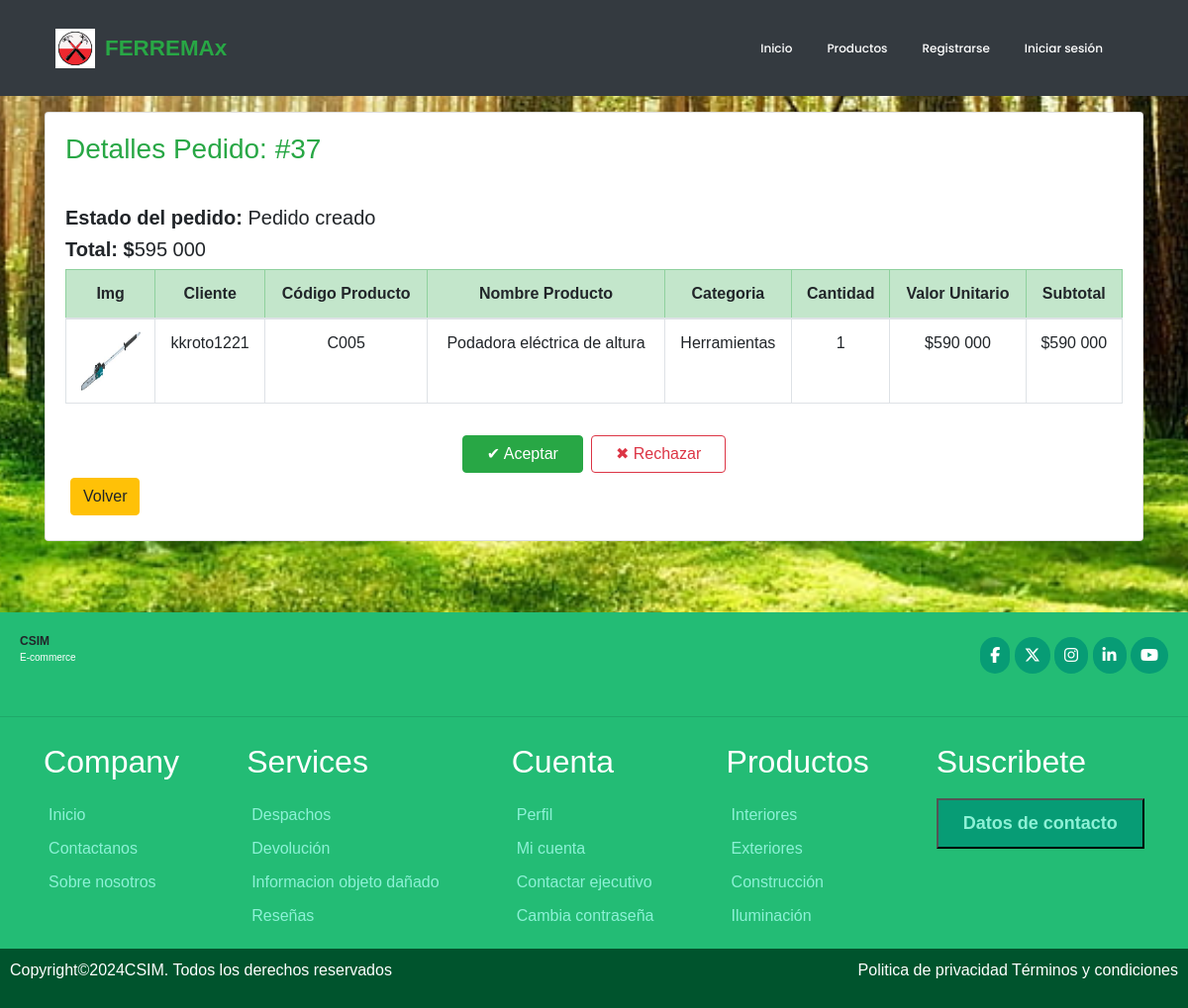
The app's page /vendedorDetalle/37, older data.
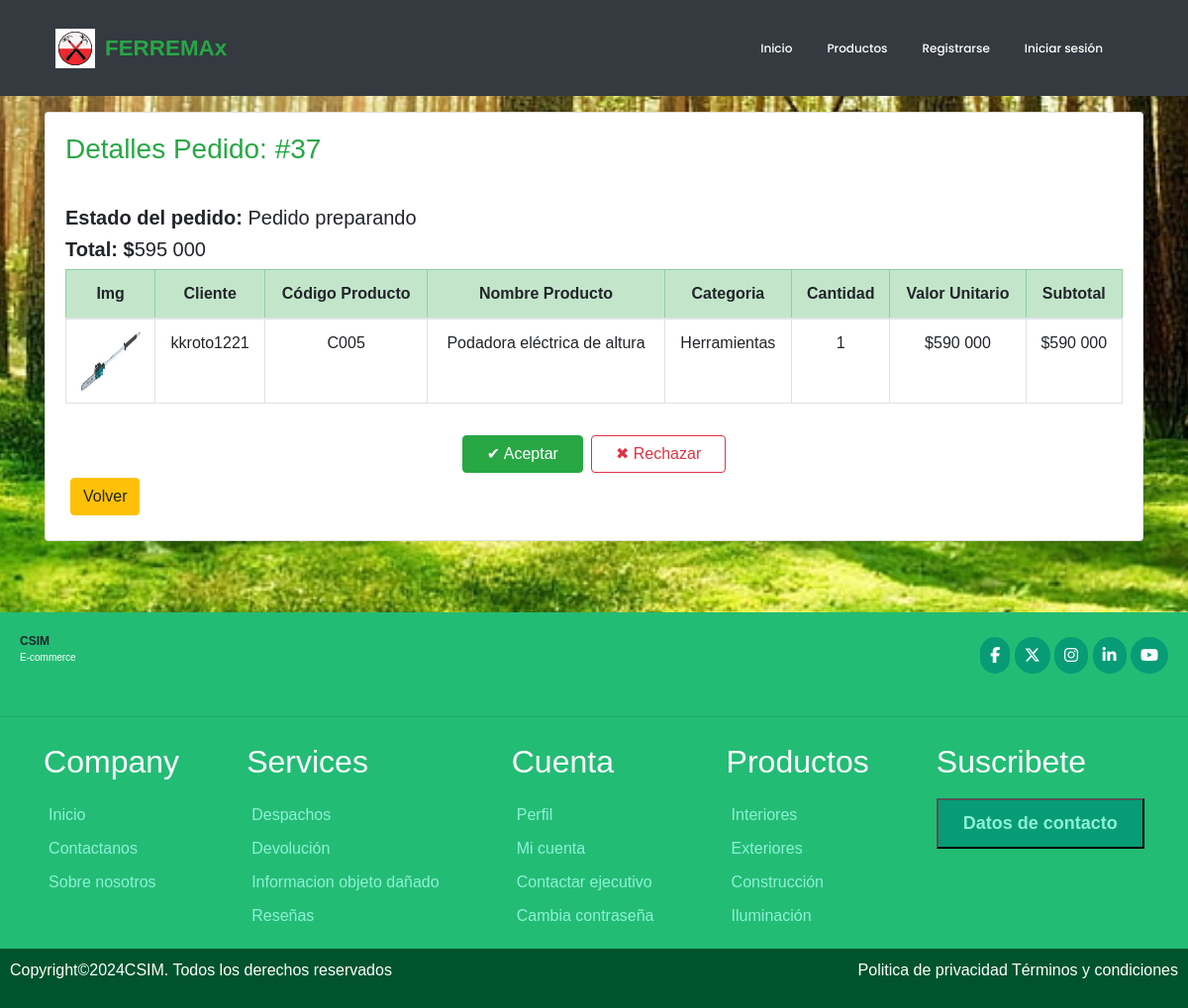
The same page, newer data.
### ferreteria/models.py (models this page shows, shortened)
class DetallePedido(models.Model):
    id_pedido = models.ForeignKey('Pedido',on_delete=models.CASCADE,blank=True)
    id_detalle_pedido= models.AutoField(primary_key=True)
    id_producto = models.ForeignKey('Producto', on_delete=models.CASCADE)
    cantidad = models.IntegerField()
    subtotal = models.BigIntegerField()

class Pedido(models.Model):
    id_pedido = models.AutoField(primary_key=True)
    user = models.ForeignKey(User, on_delete=models.CASCADE, default=1)
    fecha_compra = models.DateTimeField(auto_now_add=True)
    ESTADOS_PEDIDO = [
        ('creado', 'Creado'),
        ('pendiente', 'Pendiente'),
        ('pagado', 'Pagado'),
        ('rechazado','Pago Rechazado'),
        ('preparando', 'Preparando orden'),
        ('despachado', 'Despachado'),
        ('entregado', 'Entregado'),
    ]
    estado = models.CharField(max_length=20, choices = ESTADOS_PEDIDO, default='creado')
    OPCIONES_ENVIO = [
        ('retiro', 'Retiro en tienda ($0)'),
        ('domicilio', 'Despacho a domicilio ($5.000)'),
    ]
    tipo_envio = models.CharField(max_length=20, choices=OPCIONES_ENVIO,default='retiro')
    TIPO_PAGO = [
        ('transferencia', 'Transferencia'),
        ('tarjeta', 'Tarjeta'),
    ]
    tipo_pago = models.CharField(max_length=20,choices=TIPO_PAGO,default='transferencia')
    total = models.BigIntegerField()
    def __str__(self):
        return str(self.id_pedido)

class Producto(models.Model):
    idProducto = models.CharField(primary_key=True, max_length=5, verbose_name='Id Producto')
    nombre = models.CharField(max_length=50, verbose_name='Nombre del producto')
    descripcion = models.CharField(max_length=400,verbose_name='Descripcion de producto')
    precio = models.IntegerField(null=True, verbose_name='Ingrese precio producto')
    imagen= models.ImageField(upload_to="imagenes", null=True, verbose_name='Imagen')
    stock = models.IntegerField(verbose_name='stock',default=0)
    categoria= models.ForeignKey('Categoria', on_delete=models.CASCADE, verbose_name='Categoria')

class Categoria(models.Model):
    idCategoria = models.IntegerField(primary_key=True, verbose_name='Id Categoria')
    nombreCategoria= models.CharField(max_length=40, verbose_name='Nombre Categoria')
    def __str__(self):
        return self.nombreCategoria

### ferreteria/views.py (the view)
# urls.py: path('vendedorDetalle/<id>', views.detalle_pedidosVendedor, name="vendedorDetalle"),
def detalle_pedidosVendedor(request,id):
    detalles = DetallePedido.objects.filter(id_pedido=id)
    return render (request, 'vendedorDetalles.html', {'detalles':detalles})

### ferreteria/context_processor.py (called while the page is built, shortened)
def total_carrito(request):
    total = 0
    return {'total_carrito':int(total)}

### ferreteria/templates/vendedorDetalles.html (shortened to what this page needs)
{% extends 'base.html' %}
{% load static %}
{% block css %}
<link rel="stylesheet" href="{% static 'css/estilo.css' %}">
{% endblock %}
{% block contenido %}
{% load humanize %}
<div class="container my-3">
    <div class="card">
        <div class="card-body">
            <h3 class="text-success mb-3"> Detalles Pedido: #{{detalles.0.id_pedido}} </h3><br>
            <h5> <strong>Estado del pedido:</strong> Pedido {{detalles.0.id_pedido.estado}} </h5>
            <h5> <strong>Total: $</strong>{{detalles.0.id_pedido.total |intcomma}} </h5>
            <div class="table-responsive">
                <table class="table table-bordered table-hover text-center align-middle">
                    <thead class="table-success">
                        <tr>
                            <th>Img</th>
                            <th>Cliente</th>
                            <th>Código Producto</th>
                            <th>Nombre Producto</th>
                            <th>Categoria</th>
                            <th>Cantidad</th>
                            <th>Valor Unitario</th>
                            <th>Subtotal</th>
                        </tr>
                    </thead>
                <tbody>
                    {% for d in detalles%}
                        <tr>
                            <td>
                                <img src="{{ d.id_producto.imagen.url }}" style="height: 60px; width: 60px;">
                            </td>
                            <td>{{ d.id_pedido.user }}</td>
                            <td>{{ d.id_producto.idProducto }}</td>
                            <td>{{ d.id_producto.nombre }}</td>
                            <td>{{ d.id_producto.categoria }}</td>
                            <td>{{ d.cantidad }}</td>
                            <td>${{ d.id_producto.precio | intcomma}}</td>
                            <td>${{ d.subtotal | intcomma}}</td>
                        </tr>
                    {% endfor %}
                </tbody>
                </table>
            </div>
            <div class="d-flex justify-content-center mt-3">
                    <form method="POST" action="{% url 'preparar' detalles.0.id_pedido %}" class="mr-2">
                        <button type="submit" class="btn btn-success px-4">✔ Aceptar</button>
                    </form>
                    <form method="POST" action="{% url 'rechazar' detalles.0.id_pedido %}">
                        <button type="submit" class="btn btn-outline-danger px-4">✖ Rechazar</button>
                    </form>
                </div>
                <a href="{% url 'vendedor' %}" class="btn btn-warning" style=" margin: 5px 5px;">Volver </a>
            </div>
        </div>
        <br>
    </div>
    {% endblock %}

Row changes from the older to the newer data that the page shows:
changed through a linked row, DetallePedido "kkroto1221": id_pedido.estado "creado" → "preparando"
